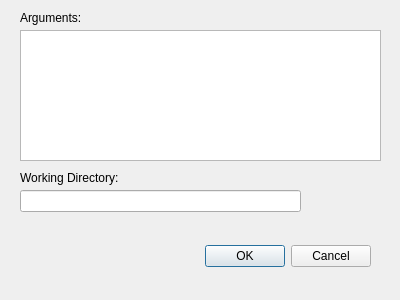
<?xml version="1.0" encoding="UTF-8"?>
<ui version="4.0">
 <class>DiagRunConfig</class>
 <widget class="QDialog" name="DiagRunConfig">
  <property name="geometry">
   <rect>
    <x>0</x>
    <y>0</y>
    <width>400</width>
    <height>300</height>
   </rect>
  </property>
  <property name="windowTitle">
   <string>Dialog</string>
  </property>
  <property name="modal">
   <bool>true</bool>
  </property>
  <widget class="QDialogButtonBox" name="buttonBox">
   <property name="geometry">
    <rect>
     <x>30</x>
     <y>240</y>
     <width>341</width>
     <height>32</height>
    </rect>
   </property>
   <property name="orientation">
    <enum>Qt::Horizontal</enum>
   </property>
   <property name="standardButtons">
    <set>QDialogButtonBox::Cancel|QDialogButtonBox::Ok</set>
   </property>
  </widget>
  <widget class="QPlainTextEdit" name="txtArgs">
   <property name="geometry">
    <rect>
     <x>20</x>
     <y>30</y>
     <width>361</width>
     <height>131</height>
    </rect>
   </property>
  </widget>
  <widget class="QLabel" name="label">
   <property name="geometry">
    <rect>
     <x>20</x>
     <y>10</y>
     <width>101</width>
     <height>16</height>
    </rect>
   </property>
   <property name="text">
    <string>Arguments:</string>
   </property>
  </widget>
  <widget class="QLabel" name="label_2">
   <property name="geometry">
    <rect>
     <x>20</x>
     <y>170</y>
     <width>101</width>
     <height>16</height>
    </rect>
   </property>
   <property name="text">
    <string>Working Directory:</string>
   </property>
  </widget>
  <widget class="QLineEdit" name="txtWorkDir">
   <property name="geometry">
    <rect>
     <x>20</x>
     <y>190</y>
     <width>281</width>
     <height>22</height>
    </rect>
   </property>
  </widget>
 </widget>
 <resources/>
 <connections>
  <connection>
   <sender>buttonBox</sender>
   <signal>accepted()</signal>
   <receiver>DiagRunConfig</receiver>
   <slot>accept()</slot>
   <hints>
    <hint type="sourcelabel">
     <x>248</x>
     <y>254</y>
    </hint>
    <hint type="destinationlabel">
     <x>157</x>
     <y>274</y>
    </hint>
   </hints>
  </connection>
  <connection>
   <sender>buttonBox</sender>
   <signal>rejected()</signal>
   <receiver>DiagRunConfig</receiver>
   <slot>reject()</slot>
   <hints>
    <hint type="sourcelabel">
     <x>316</x>
     <y>260</y>
    </hint>
    <hint type="destinationlabel">
     <x>286</x>
     <y>274</y>
    </hint>
   </hints>
  </connection>
 </connections>
</ui>
